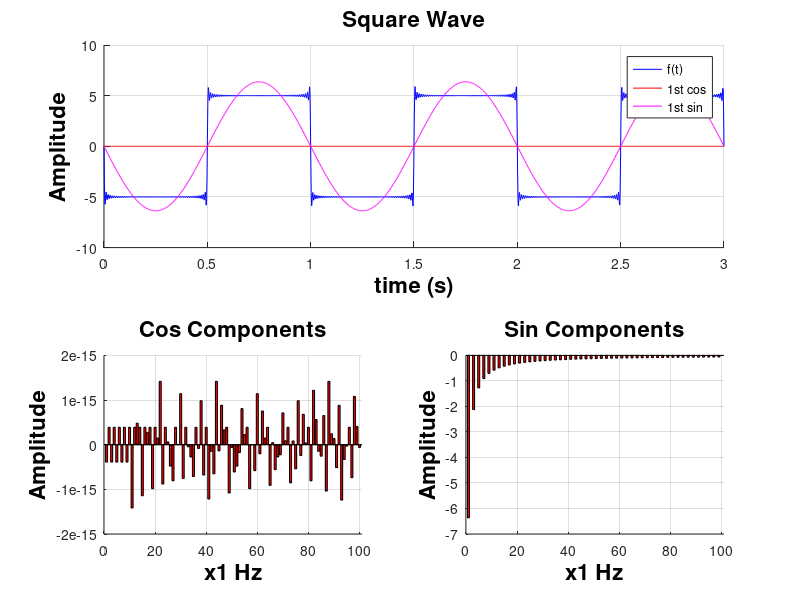

Reproduce this figure in MATLAB.
% USAGE: square_wave_project ([T, [num, [max, [min, [start, [state]]]]]])

function [] = square_wave_project (varargin)	
	% if there is more coputing power, increase these
	periods = 3;	% number of periods to display
	points = 500;	% number of points each second, recommend at least 500
	
	% get the default values for unstated options
	[T, num, max, min, start, state] = get_default_options(varargin)
	
	t = linspace(start, start+periods*T, points*periods*T);
	[f, aN, bN, cos_component, sin_component] = make_square_wave(T, num, max, min, start, state, t);
	
	visualization(f, t, aN, bN, 1/T, cos_component, sin_component);
end

function [T, num, max, min, start, state] = get_default_options (varargin)
	T_default = 1;		% period
	num_default = 100;	% number of addends to compute
	max_default = 5;	% high value
	min_default = -5;	% low value
	start_default = 0;	% starting time	
	state_default = 0;	% starting state (1 or 0)
	
	% only want 6 optional inputs at most
	numvarargs = length(varargin{1});
	if numvarargs > 6
		error('square_wave_project:TooManyInputs', ...
		'requires at most 6 optional inputs');
	end
	
	% set defaults for optional inputs
	optargs = {T_default, num_default, max_default, min_default, start_default, state_default};
	
	% overwrite the default values with input values
	optargs(1:numvarargs) = varargin{1};

	% place optional args in memorable variable names
	[T, num, max, min, start, state] = optargs{:};
end

function [f, aN, bN, cos_component, sin_component] = make_square_wave (T, num, max, min, start, state, t)
	% f1=max if state=1, f1=min if state=0
	f1 = mod(state, 2)*max + (1 - mod(state, 2))*min;
	f2 = mod(state, 2)*min + (1 - mod(state, 2))*max;
	w = 2*pi/T;
	
	% initialize f with the first coefficient
	a0 = (max + min)/2;
	for i=1 : length(t)
		f(i) = a0;
	end
	
	% calculate the coefficient for the addends
	for(i=1 : num)
		aN(i) = 2*(f1-f2)*(sin(i*w*(start+T/2))-sin(i*w*start))/(w*i*T);
		bN(i) = -2*(f1-f2)*(cos(i*w*(start+T/2))-cos(i*w*start))/(w*i*T);
		for j=1 : length(t)
			cos_component(i, j) = aN(i)*cos(i*w*t(j));
			sin_component(i, j) = bN(i)*sin(i*w*t(j));
			f(j) = f(j) + cos_component(i, j) + sin_component(i, j);
		end
	end
end

function [] = visualization (f, t, aN, bN, freq, cos_component, sin_component)
	figure(1);
	clf;
	
	vert=2;
	horz=2;
	
	subplot(vert, horz, [1,2]);
	hold on;
	grid on;
	plot(t, f, 'b-');
	plot(t, cos_component(1, :), 'r-');
	plot(t, sin_component(1, :), 'm-');
	legend('f(t)', '1st cos', '1st sin');
	title('Square Wave','FontSize',16,'FontWeight','bold','Color','k');
	xlabel('time (s)','FontSize',16,'FontWeight','bold','Color','k');
	ylabel('Amplitude','FontSize',16,'FontWeight','bold','Color','k');
	
	step = 1 : 1 : size(aN, 2);	% start : step : stop
	
	subplot(vert, horz, 3);
	hold on;
	grid on;
	bar(step, aN, 'r');
	% this one only works for Octave
	% axis([0 size(aN, 2)]);
	xlim([0 size(aN, 2)+1]);
	title('Cos Components','FontSize',16,'FontWeight','bold','Color','k');
	xlabel(['x', num2str(freq), ' Hz'],'FontSize',16,'FontWeight','bold','Color','k');
	ylabel('Amplitude','FontSize',16,'FontWeight','bold','Color','k');
	
	subplot(vert, horz, 4);
	hold on;
	grid on;
	bar(step, bN, 'r');
	% this one only works for Octave
	% axis([0 size(bN, 2)]);
	xlim([0 size(bN, 2)+1]);
	title('Sin Components','FontSize',16,'FontWeight','bold','Color','k');
	xlabel(['x', num2str(freq), ' Hz'],'FontSize',16,'FontWeight','bold','Color','k');
	ylabel('Amplitude','FontSize',16,'FontWeight','bold','Color','k');
end
